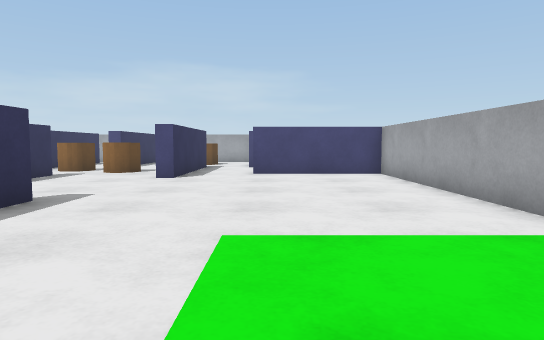
[1] (above)

19 first-person views from a walk through a Webots world. The camera is 0.09 m above the floor, tilts 4° down and sees 75° across. The floor is counted in squares, 0.1 m on a side. Each view is taken from the middle of a square. On the plan, view 1 faces up. The plan holds only what a view shows up to about 12 squares ahead; the rest is blank. The robots in the file are not drawn. Webots' stock objects and surfaces are drawn as simple stand-ins.

[2]
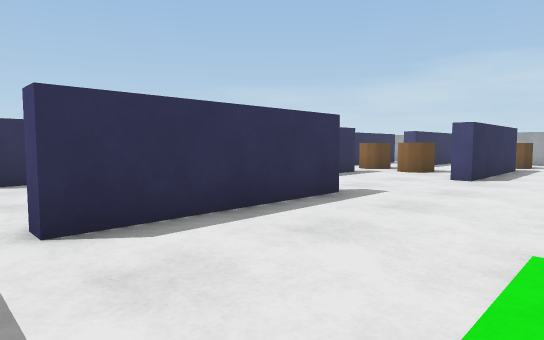

[3]
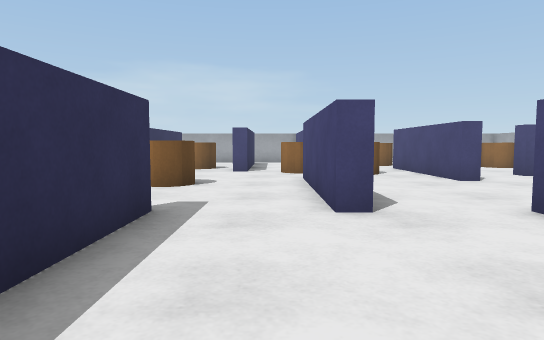

[4]
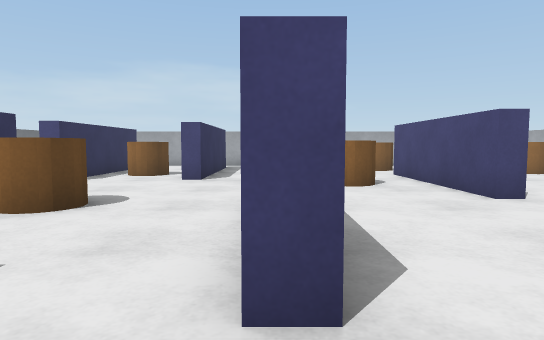

[5]
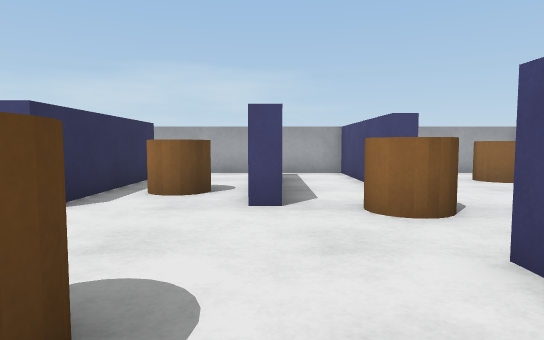

[6]
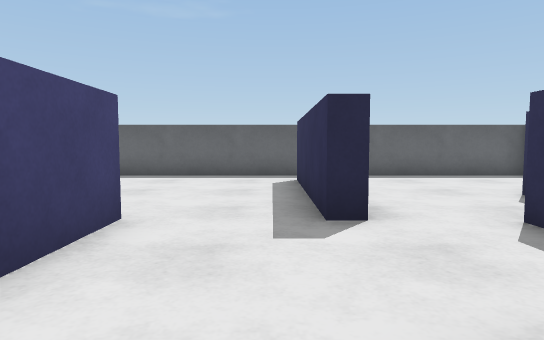

[7]
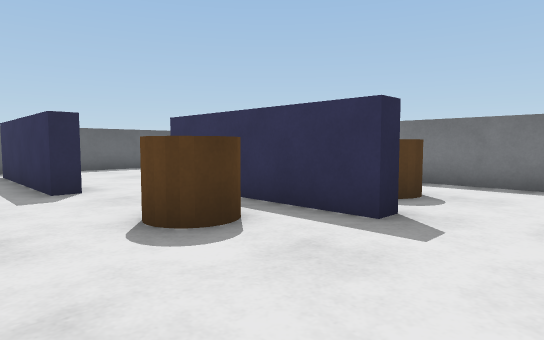

[8]
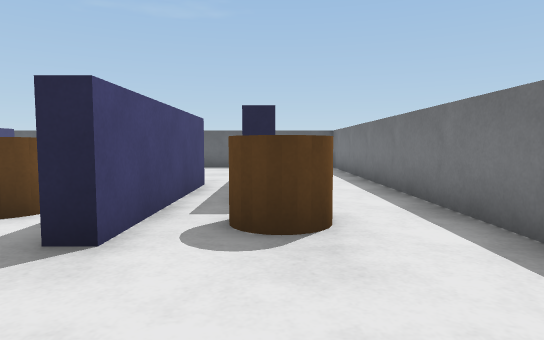

[9]
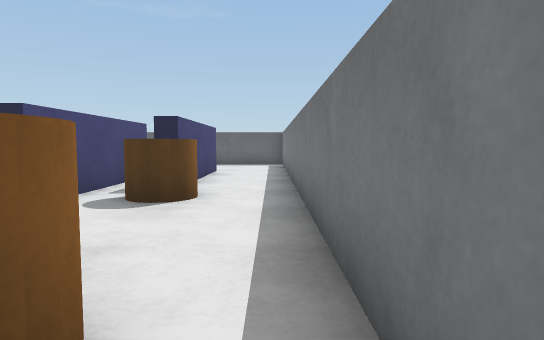

[10]
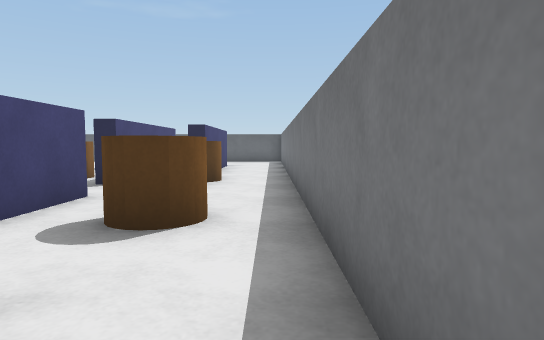

[11]
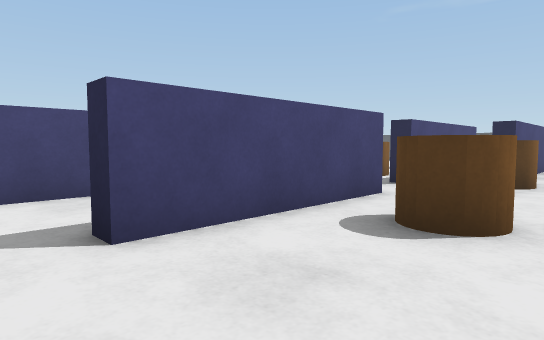

[12]
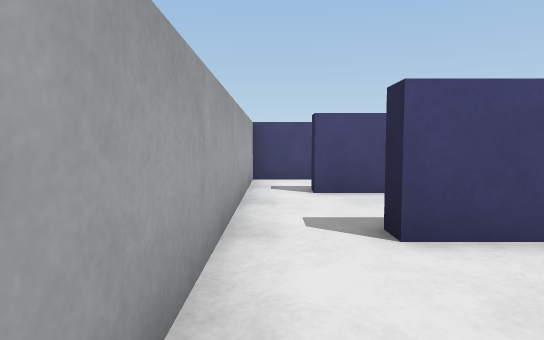

[13]
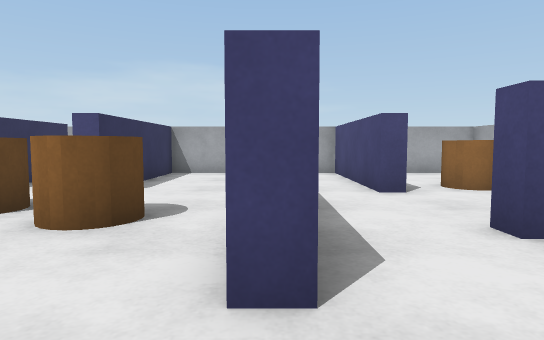

[14]
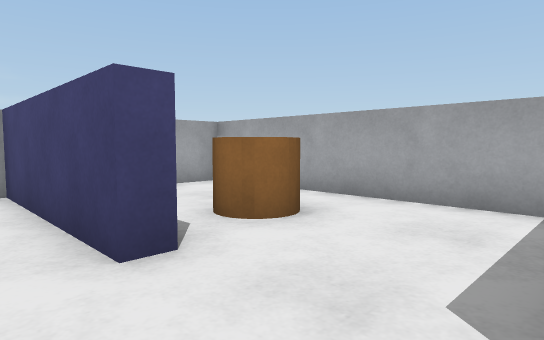

[15]
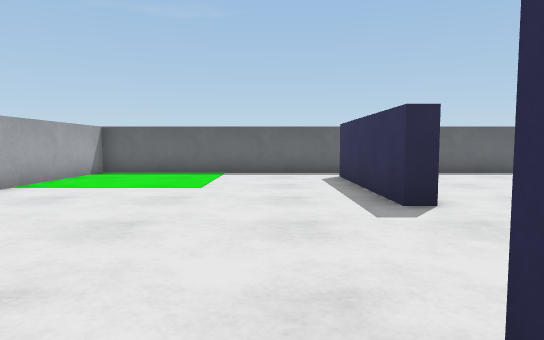

[16]
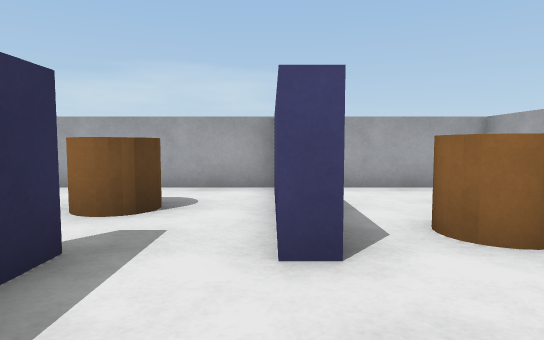

[17]
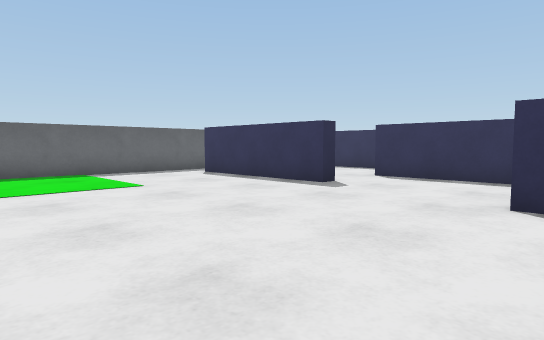

[18]
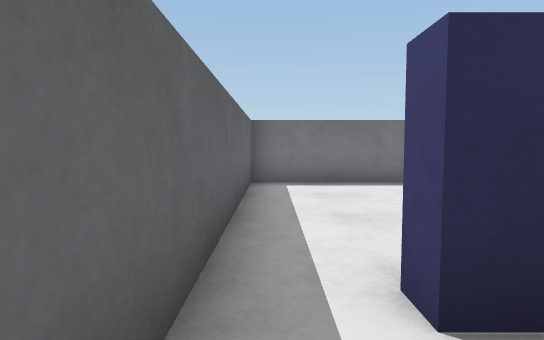

[19]
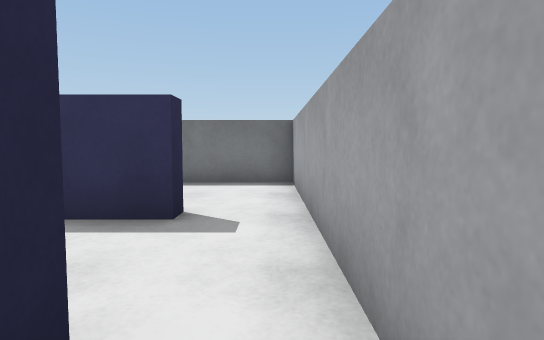

### Floor plan
Points are (right, up) in squares from view 1. A wall is a line through its corners. A room is listed if a view was taken in it or the views show most of it. See-through windows are left out.
Room 1 (views 1, 2, 3, 4, 5, 6, 7, 8, 9, 10, 11, 12, 13, 14, 15, 16, 17, 18, 19)
walls: (-6.7, 10.8) (-6.7, 5.7) (-7.2, 5.7) (-7.2, 10.8); (-4.5, 5.8) (-3.9, 5.8) (-3.9, 0.8) (-4.5, 0.8); (-10.2, 5.8) (-9.6, 5.8) (-9.6, 0.8) (-10.2, 0.8); (-2.7, 15) (-2.7, 9.9) (-3.2, 9.9) (-3.2, 15); (-12.5, 5.9) (-12.5, 10.9) (-12, 10.9) (-12, 5.9); (-12.2, 12.8) (-12.8, 12.8) (-12.8, 17.8) (-12.2, 17.8) (-12.2, 12.8); (-0.4, 14.7) (-0.9, 14.7) (-0.9, 19.5) (-6.2, 19.5) (-6.2, 14.7) (-6.7, 14.7) (-6.7, 19.5) (-16.5, 19.5) (-16.5, -0.5) (3.5, -0.5) (3.5, 11.3) (-0.6, 11.3) (-0.6, 11.9); (-9.4, 16.8) (-9.4, 18.2) (-8.8, 18.2) (-8.8, 13.2) (-9.4, 13.2); (-14.1, 4) (-14.1, 8.6) (-13.5, 8.6); (3.5, 12.6) (3.5, 19.5) (0.5, 19.5)
objects: brown cylinder (-15, 14) to (-14, 15); brown cylinder (-14, 10); brown cylinder (-11, 9) to (-10, 10); brown cylinder (-11, 15) to (-10, 15); brown cylinder (-7, 13); brown cylinder (-6, 12) to (-5, 13); brown cylinder (-4, 17) to (-3, 17); brown cylinder (1, 15) to (2, 16)

Positions as (right, up) in squares from view 1, and headings:
1: (0, 0), facing up
2: (0, 0), facing up-left
3: (-8, 1), facing up
4: (-7, 4), facing up
5: (-9, 8), facing up
6: (-9, 10), facing down
7: (-8, 13), facing down-left
8: (-14, 14), facing down
9: (-16, 16), facing down
10: (-16, 19), facing down
11: (-16, 19), facing down-right
12: (-16, 19), facing right
13: (-3, 8), facing up
14: (-2, 12), facing up-right
15: (-2, 11), facing down
16: (-1, 12), facing up
17: (3, 11), facing down-left
18: (-8, 0), facing left
19: (-8, 19), facing left
